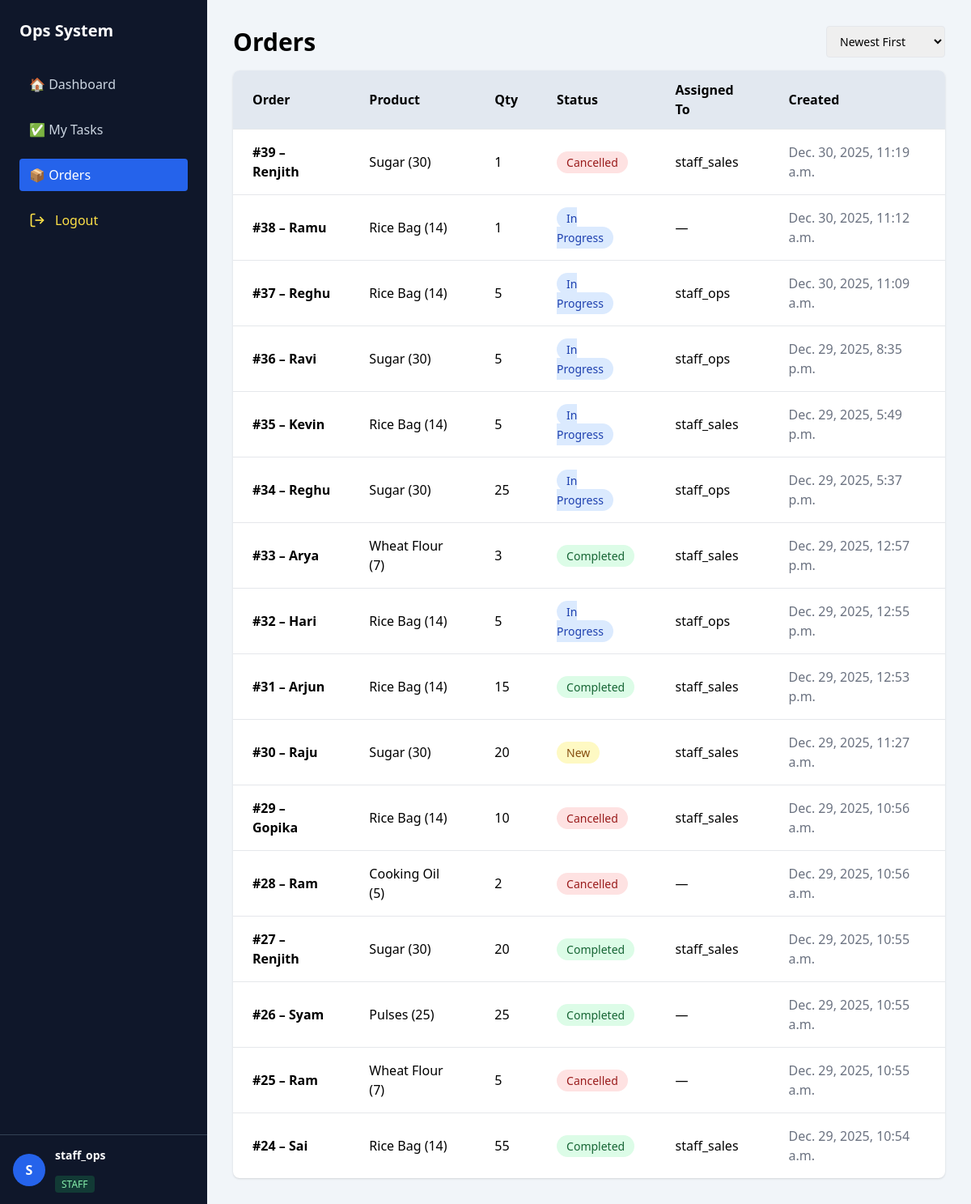
The app's page /orders/ (signed in) with its own data.
### orders/models.py (models this page shows, shortened)
class Order(models.Model):
    STATUS_CHOICES = (
        ('NEW', 'New'),
        ('IN_PROGRESS', 'In Progress'),
        ('COMPLETED', 'Completed'),
        ('CANCELLED', 'Cancelled'),
    )
    customer_name = models.CharField(max_length=100)
    product = models.ForeignKey(Product, on_delete=models.PROTECT)
    quantity = models.PositiveIntegerField()
    status = models.CharField(
        max_length=20,
        choices=STATUS_CHOICES,
        default='NEW'
    )
    assigned_to = models.ForeignKey(
        User,
        on_delete=models.SET_NULL,
        null=True,
        blank=True
    )
    created_at = models.DateTimeField(auto_now_add=True)

### inventory/models.py (models this page shows, shortened)
class Product(models.Model):
    name = models.CharField(max_length=100)
    sku = models.CharField(max_length=50, unique=True)
    current_stock = models.IntegerField(default=0)
    reorder_level = models.IntegerField(default=10)
    is_active = models.BooleanField(default=True)
    price = models.DecimalField(max_digits=10,decimal_places=2,default=0)
    def __str__(self):
        return f"{self.name} ({self.current_stock})"

### core/views.py (the view)
# urls.py: path('orders/', views.orders_view, name='orders'),
@login_required
def orders_view(request):
    sort = request.GET.get("sort", "-created_at")
    allowed_sorts = [
        "created_at", "-created_at",
        "status", "-status",
        "customer_name", "-customer_name",
        "assigned_to__username", "-assigned_to__username",
    ]
    if sort not in allowed_sorts:
        sort = "-created_at"
    orders = Order.objects.select_related(
        "product", "assigned_to"
    ).order_by(sort)
    return render(
        request,
        "core/orders.html",
        {
            "orders": orders,
            "current_sort": sort
        }
    )

### core/templates/core/orders.html (shortened to what this page needs)
{% extends "core/base.html" %}
{% block content %}
<div class="flex justify-between items-center mb-4">
    <h1 class="text-3xl font-bold">Orders</h1>
    <form method="get">
        <select name="sort"
                onchange="this.form.submit()"
                class="border rounded px-3 py-2 text-sm">
            <option value="-created_at" {% if current_sort == "-created_at" %}selected{% endif %}>
                Newest First
            </option>
        </select>
    </form>
</div>
<div class="bg-white shadow rounded-lg overflow-hidden">
<table class="min-w-full">
    <thead class="bg-slate-200 text-left">
        <tr>
            <th class="px-6 py-3">Order</th>
            <th class="px-6 py-3">Product</th>
            <th class="px-6 py-3">Qty</th>
            <th class="px-6 py-3">Status</th>
            <th class="px-6 py-3">Assigned To</th>
            <th class="px-6 py-3">Created</th>
        </tr>
    </thead>
    <tbody>
        {% for order in orders %}
        <tr class="border-t hover:bg-slate-50">
            <td class="px-6 py-4 font-semibold">
                #{{ order.id }} – {{ order.customer_name }}
            </td>
            <td class="px-6 py-4">{{ order.product }}</td>
            <td class="px-6 py-4">{{ order.quantity }}</td>
            <td class="px-6 py-4">
                {% if order.status == 'NEW' %}
                    <span class="px-3 py-1 bg-yellow-100 text-yellow-800 rounded-full text-sm">New</span>
                {% elif order.status == 'IN_PROGRESS' %}
                    <span class="px-3 py-1 bg-blue-100 text-blue-800 rounded-full text-sm">In Progress</span>
                {% elif order.status == 'COMPLETED' %}
                    <span class="px-3 py-1 bg-green-100 text-green-800 rounded-full text-sm">Completed</span>
                {% else %}
                    <span class="px-3 py-1 bg-red-100 text-red-800 rounded-full text-sm">Cancelled</span>
                {% endif %}
            </td>
            <td class="px-6 py-4">
                {{ order.assigned_to|default:"—" }}
            </td>
            <td class="px-6 py-4 text-gray-500">
                {{ order.created_at }}
            </td>
        </tr>
        {% empty %}
        <tr>
            <td colspan="6" class="text-center py-8 text-gray-500">
                No orders found
            </td>
        </tr>
        {% endfor %}
    </tbody>
</table>
</div>
{% endblock %}

### core/templates/core/base.html (shortened to what this page needs)
<!DOCTYPE html>
<html lang="en">
<head>
    <script src="https://cdn.tailwindcss.com"></script>
</head>
<body class="bg-slate-100 h-screen overflow-hidden flex">
{% if user.is_authenticated %}
<aside class="w-64 bg-slate-900 text-white h-screen flex flex-col">
    <div class="p-6">
        <h2 class="text-xl font-bold mb-8">Ops System</h2>
        <nav class="space-y-4">
            <a href="/dashboard/"
               class="flex items-center gap-3 px-3 py-2 rounded
               {% if request.path == '/' %}
                   bg-blue-600 text-white
               {% else %}
                   text-slate-300 hover:bg-slate-800
               {% endif %}">
                🏠 Dashboard
            </a>
            <a href="/tasks/"
               class="flex items-center gap-3 px-3 py-2 rounded
               {% if request.path|slice:':7' == '/tasks/' %}
                   bg-blue-600 text-white
               {% else %}
                   text-slate-300 hover:bg-slate-800
               {% endif %}">
                ✅ My Tasks
            </a>
            <a href="/orders/"
               class="flex items-center gap-3 px-3 py-2 rounded
               {% if request.path|slice:':8' == '/orders/' %}
                   bg-blue-600 text-white
               {% else %}
                   text-slate-300 hover:bg-slate-800
               {% endif %}">
                📦 Orders
            </a>
            <a href="/logout/"
                class="flex items-center gap-3 px-3 py-2 rounded
                        text-yellow-300 hover:bg-yellow-900/30 hover:text-yellow-200 transition">
                    <svg class="w-5 h-5" fill="none" stroke="currentColor" stroke-width="2"
                        viewBox="0 0 24 24">
                        <path d="M9 21H5a2 2 0 0 1-2-2V5a2 2 0 0 1 2-2h4"></path>
                        <path d="M16 17l5-5-5-5"></path>
                        <path d="M21 12H9"></path>
                    </svg>
                    Logout
                </a>
        </nav>
    </div>
    <div class="flex-1"></div>
    <div class="border-t border-slate-700 p-4 flex items-center gap-3">
        <div class="h-10 w-10 rounded-full bg-blue-600 flex items-center justify-center font-bold">
            {{ user.username|slice:":1"|upper }}
        </div>
        <div class="text-sm leading-tight">
            <p class="font-semibold">
                {{ user.get_full_name|default:user.username }}
            </p>
            <br>
            {% if user.is_superuser %}
                <span class="text-xs bg-red-500/20 text-red-300 px-2 py-0.5 rounded">
                    ADMIN
                </span>
            {% else %}
                <span class="text-xs bg-green-500/20 text-green-300 px-2 py-0.5 rounded">
                    STAFF
                </span>
            {% endif %}
        </div>
    </div>
</aside>
{% endif %}
<main class="flex-1 p-8 overflow-y-auto">
    {% block content %}{% endblock %}
</main>
</body>
</html>

### records on screen
Order: id "39", customer_name "Renjith", product "Sugar (30)", quantity "1", status "Cancelled", assigned_to "staff_sales", created_at "Dec. 30, 2025, 11:19 a.m."
Order: id "38", customer_name "Ramu", product "Rice Bag (14)", quantity "1", status "In Progress", assigned_to "—", created_at "Dec. 30, 2025, 11:12 a.m."
Order: id "37", customer_name "Reghu", product "Rice Bag (14)", quantity "5", status "In Progress", assigned_to "staff_ops", created_at "Dec. 30, 2025, 11:09 a.m."
Order: id "36", customer_name "Ravi", product "Sugar (30)", quantity "5", status "In Progress", assigned_to "staff_ops", created_at "Dec. 29, 2025, 8:35 p.m."
Order: id "35", customer_name "Kevin", product "Rice Bag (14)", quantity "5", status "In Progress", assigned_to "staff_sales", created_at "Dec. 29, 2025, 5:49 p.m."
Order: id "34", customer_name "Reghu", product "Sugar (30)", quantity "25", status "In Progress", assigned_to "staff_ops", created_at "Dec. 29, 2025, 5:37 p.m."
Order: id "33", customer_name "Arya", product "Wheat Flour (7)", quantity "3", status "Completed", assigned_to "staff_sales", created_at "Dec. 29, 2025, 12:57 p.m."
Order: id "32", customer_name "Hari", product "Rice Bag (14)", quantity "5", status "In Progress", assigned_to "staff_ops", created_at "Dec. 29, 2025, 12:55 p.m."
Order: id "31", customer_name "Arjun", product "Rice Bag (14)", quantity "15", status "Completed", assigned_to "staff_sales", created_at "Dec. 29, 2025, 12:53 p.m."
Order: id "30", customer_name "Raju", product "Sugar (30)", quantity "20", status "New", assigned_to "staff_sales", created_at "Dec. 29, 2025, 11:27 a.m."
Order: id "29", customer_name "Gopika", product "Rice Bag (14)", quantity "10", status "Cancelled", assigned_to "staff_sales", created_at "Dec. 29, 2025, 10:56 a.m."
Order: id "28", customer_name "Ram", product "Cooking Oil (5)", quantity "2", status "Cancelled", assigned_to "—", created_at "Dec. 29, 2025, 10:56 a.m."
Order: id "27", customer_name "Renjith", product "Sugar (30)", quantity "20", status "Completed", assigned_to "staff_sales", created_at "Dec. 29, 2025, 10:55 a.m."
Order: id "26", customer_name "Syam", product "Pulses (25)", quantity "25", status "Completed", assigned_to "—", created_at "Dec. 29, 2025, 10:55 a.m."
Order: id "25", customer_name "Ram", product "Wheat Flour (7)", quantity "5", status "Cancelled", assigned_to "—", created_at "Dec. 29, 2025, 10:55 a.m."
Order: id "24", customer_name "Sai", product "Rice Bag (14)", quantity "55", status "Completed", assigned_to "staff_sales", created_at "Dec. 29, 2025, 10:54 a.m."

### other values on screen
{{ user.username|slice:":1"|upper }} "S"
{{ user.get_full_name|default:user.username }} "staff_ops"
